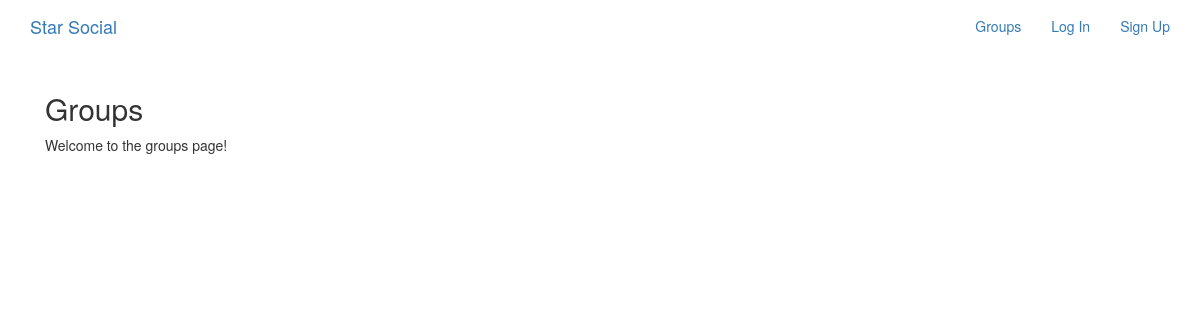
The page /groups/ on the database as committed earlier.
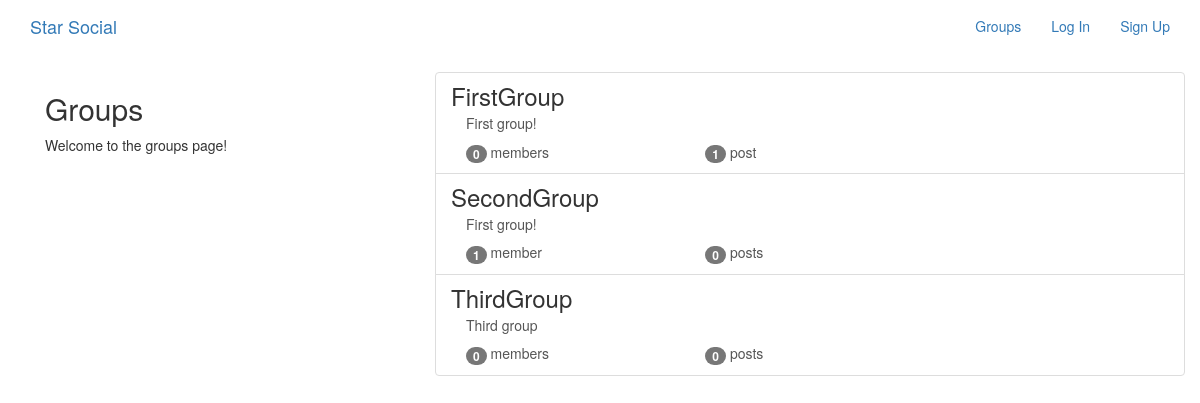
The same page on the database as committed later.
### groups/models.py (models this page shows, shortened)
class Group(models.Model):
    name = models.CharField(max_length=256,unique=True)
    slug = models.SlugField(allow_unicode=True, unique=True)
    description = models.TextField(blank=True, default='')
    description_html = models.TextField(editable=False, default='', blank=True)
    members = models.ManyToManyField(User, through='GroupMember')
    class Meta:
        ordering = ['name']

### groups/views.py (the view)
# urls.py: path('', views.ListGroups.as_view(), name='all'),
class ListGroups(generic.ListView):
    model = Group

### groups/templates/groups/group_list.html (shortened to what this page needs)
{% extends 'groups/group_base.html' %}
{% block pregroup %}
    <div class="col-md-4">
        <div class="content">
            <h2>Groups</h2>
            <p>Welcome to the groups page!</p>
        </div>
    </div>
{% endblock %}
{% block group_content %}
    <div class="col-md-8">
        <div class="list_group">
            {% for group in object_list %}
            <a class="list-group-item" href="{% url 'groups:single' slug=group.slug %}">
                <h3 class="title list-group-item-heading">{{group.name}}</h3>
                <div class="list-group-item-text container-fluid">
                    {{group.description_html|safe}}
                    <div class="row">
                        <div class="col-md-4">
                            <span class="badge">{{group.members.count}}</span>
                            member{{group.members.count|pluralize}}
                        </div>
                        <div class="col-md-4">
                            <span class="badge">{{group.posts.count}}</span>
                            post{{group.posts.count|pluralize}}
                        </div>
                    </div>
                </div>
            </a>
            {% endfor %}
        </div>
    </div>
{% endblock %}

### groups/templates/groups/group_base.html (shortened to what this page needs)
{% extends "base.html" %}
{% block content %}
    <div class="container">
        <div class="row">
            {% block pregroup %} {% endblock %}
            {% block group_content %} {% endblock %}
        </div>
    </div>
{% endblock %}

### templates/base.html (shortened to what this page needs)
<!DOCTYPE html>
{% load static %}
<html lang="en">
    <head>
        <link rel="stylesheet" href="https://maxcdn.bootstrapcdn.com/bootstrap/3.3.7/css/bootstrap.min.css">
        <link rel="stylesheet" href="https://maxcdn.bootstrapcdn.com/bootstrap/3.3.7/css/bootstrap-theme.min.css">
        <link rel="stylesheet" href="//cdn.jsdelivr.net/medium-editor/latest/css/medium-editor.min.css" type="text/css" media="screen" charset="utf-8">
        <link rel="stylesheet" href="{% static 'simplesocial/css/master.css' %}">
    </head>
    <body>
        <nav class="navbar mynav" role="navigation" id="navbar">
            <div class="container">
                <a class="navbar-brand mynav" href="{% url 'home' %}">Star Social</a>
                <ul class="nav navbar-nav navbar-right">
                    {% if user.is_authenticated %}
                        <li><a href="{% url 'posts:create' %}">Post</a></li>
                        <li><a href="{% url 'groups:all' %}">Groups</a></li>
                        <li><a href="{% url 'groups:create' %}">Create Group</a></li>
                        <li><a href="{% url 'accounts:logout' %}">Log Out</a></li>
                    {% else %}
                        <li><a href="{% url 'groups:all' %}">Groups</a></li>
                        <li><a href="{% url 'accounts:login' %}">Log In</a></li>
                        <li><a href="{% url 'accounts:signup' %}">Sign Up</a></li>
                    {% endif %}
                </ul>
            </div>
        </nav>
        <div class="container mycontent">
            {% block content %}
            {% endblock %}
        </div>
    </body>
</html>

Rows that differ between the two databases and show on the page:
added Group: name "FirstGroup", description_html "First group!", members.count "0", posts.count "1"
added Group: name "SecondGroup", description_html "First group!", members.count "1", posts.count "0"
added Group: name "ThirdGroup", description_html "Third group", members.count "0", posts.count "0"
